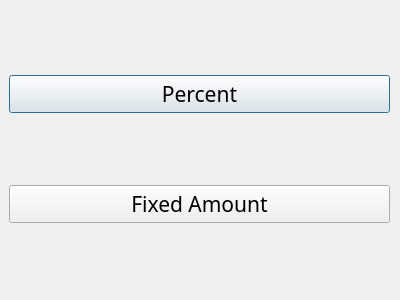
<?xml version="1.0" encoding="UTF-8"?>
<ui version="4.0">
 <class>discount_check_dialog</class>
 <widget class="QDialog" name="discount_check_dialog">
  <property name="geometry">
   <rect>
    <x>0</x>
    <y>0</y>
    <width>400</width>
    <height>300</height>
   </rect>
  </property>
  <property name="windowTitle">
   <string>Discount Type</string>
  </property>
  <widget class="QWidget" name="verticalLayoutWidget">
   <property name="geometry">
    <rect>
     <x>9</x>
     <y>9</y>
     <width>381</width>
     <height>281</height>
    </rect>
   </property>
   <layout class="QVBoxLayout" name="verticalLayout">
    <item>
     <widget class="QPushButton" name="btn_percent">
      <property name="font">
       <font>
        <family>Book Antiqua</family>
        <pointsize>16</pointsize>
       </font>
      </property>
      <property name="text">
       <string>Percent</string>
      </property>
     </widget>
    </item>
    <item>
     <widget class="QPushButton" name="btn_amount">
      <property name="font">
       <font>
        <family>Book Antiqua</family>
        <pointsize>16</pointsize>
       </font>
      </property>
      <property name="text">
       <string>Fixed Amount</string>
      </property>
     </widget>
    </item>
   </layout>
  </widget>
 </widget>
 <resources/>
 <connections/>
</ui>
